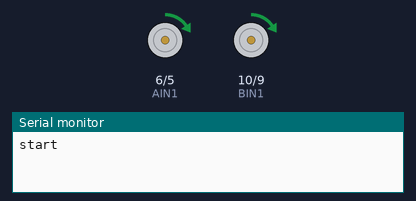
Recording of a sketch running on a simulated Arduino Uno, built with avr-gcc and run on an emulated ATmega328P. Shown: motor-driver pin pairs drawn as motors (green arrow = first pin HIGH = forward, orange = second pin HIGH = backward, longer = more drive, scaled by the enable pin), the last lines printed to the serial monitor.

Above: at 0.15 s.
At 5.2 s:
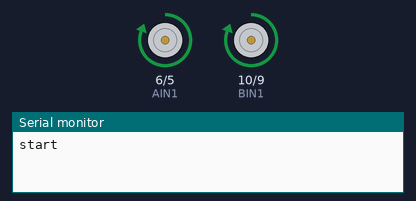
At 17.4 s:
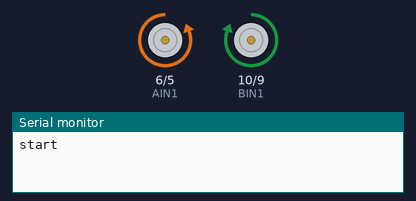
At 35.8 s:
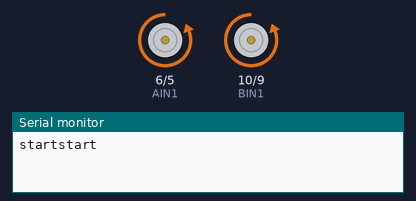
Timing chart, 0 to 40.0 s (numbered marks = the images above):
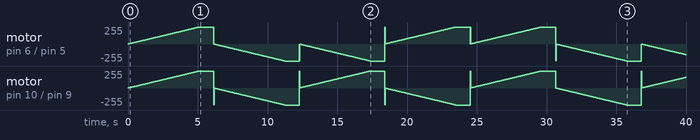

The sketch:

H_brug.ino
```cpp
//Motor Links
const int AIN1= 6;
const int AIN2 =5;
const int PWMA= 3;

//Motor Rechts
const int BIN1 =10;
const int BIN2= 9;
const int PWMB =11;


void setup()
{
    pinMode(AIN1, OUTPUT);
    pinMode(AIN2, OUTPUT);
    pinMode(BIN1, OUTPUT);
    pinMode(BIN2, OUTPUT);
    pinMode(PWMA, OUTPUT);
    pinMode(PWMB, OUTPUT);
    Serial.begin(9600);
}

void loop()
{
 //Voorwaarts
    Serial.print("start");
    for (int i = 0; i <= 255; i++)
        {
            Rotate_Motor(i,i);
            delay(20);
        }
    delay(1000);

//Achterwaarts
 for(int i = 0; i <= 255; i++)
        {
            Rotate_Motor(-i,-i);
            delay(20);
        }
    delay(1000);

//Links draaien
    for(int i = 0; i <= 255; i++)
        {
            Rotate_Motor(-i,i);
            delay(20);
        }
    delay(1000);

//Rechts draaien
    for(int i = 0; i <= 255; i++)
        {
                Rotate_Motor(i,-i);
                delay(20);
        }
    delay(1000);
}

void Rotate_Motor(int left, int right)
{
    //Links
    if( left >= 0)
        {
        digitalWrite(AIN1,1);
        digitalWrite(AIN2,0);
        }
    else
        {
        left = -(left);
        digitalWrite(AIN1,0);
        digitalWrite(AIN2,1);
        }

    //Rechts
    if( right> 0)
        {
        digitalWrite(BIN1,1);
        digitalWrite(BIN2,0);
        }
    else
        {
        right = -(right);
        digitalWrite(BIN1,0);
        digitalWrite(BIN2,1);
        }

    //PWM Begrenzen
    if(left >255)  left =255;
    if(right >255) right = 255;

    analogWrite(PWMA, left);
    analogWrite(PWMB, right);

}
```
